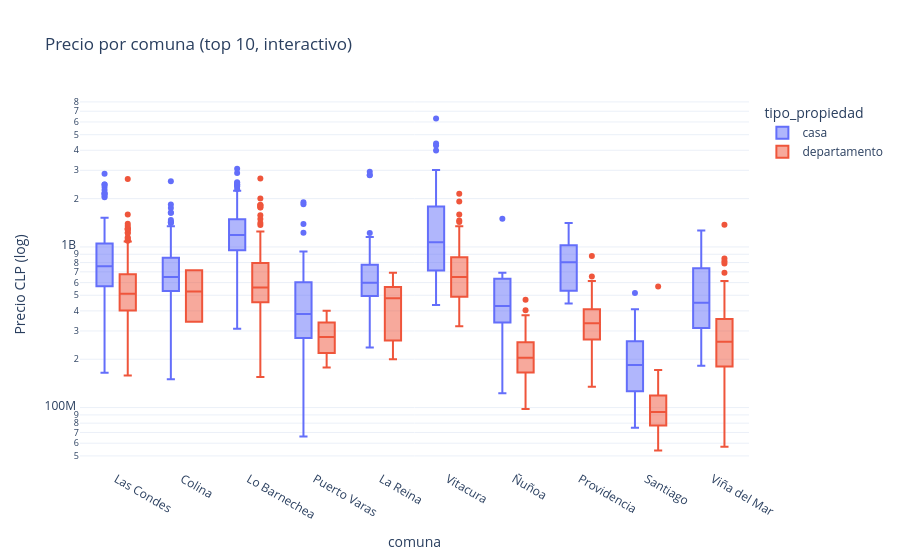

Notebook code for this chart:
### Code cell
fig = px.box(
    con_precio[con_precio['comuna'].isin(top_comunas.index)],
    x='comuna', y='precio_clp_normalizado', color='tipo_propiedad',
    log_y=True, title='Precio por comuna (top 10, interactivo)'
)
fig.update_layout(
    template='plotly_white',
    xaxis_title='comuna', yaxis_title='Precio CLP (log)'
)
fig.show()

### Figure 1 — Plotly figure (JSON) as saved in the notebook; plotly's stock layout.template omitted (floating-point values rounded to 4 significant figures; data arrays with more than 128 entries replaced by an {"elided": "..."} marker saying what was removed)
{"data": [{"alignmentgroup": "True", "hovertemplate": "tipo_propiedad=casa<br>comuna=%{x}<br>precio_clp_normalizado=%{y}<extra></extra>", "legendgroup": "casa", "marker": {"color": "#636efa"}, "name": "casa", "notched": false, "offsetgroup": "casa", "orientation": "v", "showlegend": true, "type": "box", "x": {"elided": "1057 str values"}, "x0": " ", "xaxis": "x", "y": {"elided": "1057 float values"}, "y0": " ", "yaxis": "y"}, {"alignmentgroup": "True", "hovertemplate": "tipo_propiedad=departamento<br>comuna=%{x}<br>precio_clp_normalizado=%{y}<extra></extra>", "legendgroup": "departamento", "marker": {"color": "#EF553B"}, "name": "departamento", "notched": false, "offsetgroup": "departamento", "orientation": "v", "showlegend": true, "type": "box", "x": {"elided": "1085 str values"}, "x0": " ", "xaxis": "x", "y": {"elided": "1085 float values"}, "y0": " ", "yaxis": "y"}], "layout": {"boxmode": "group", "legend": {"title": {"text": "tipo_propiedad"}, "tracegroupgap": 0}, "title": {"text": "Precio por comuna (top 10, interactivo)"}, "xaxis": {"anchor": "y", "domain": [0, 1], "title": {"text": "comuna"}}, "yaxis": {"anchor": "x", "domain": [0, 1], "title": {"text": "Precio CLP (log)"}, "type": "log"}}}
